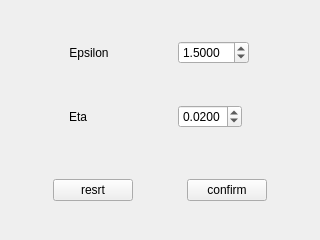
<?xml version="1.0" encoding="UTF-8"?>
<ui version="4.0">
 <class>DPParamDialog</class>
 <widget class="QDialog" name="DPParamDialog">
  <property name="geometry">
   <rect>
    <x>0</x>
    <y>0</y>
    <width>320</width>
    <height>240</height>
   </rect>
  </property>
  <property name="windowTitle">
   <string>Dialog</string>
  </property>
  <layout class="QVBoxLayout" name="verticalLayout">
   <property name="spacing">
    <number>10</number>
   </property>
   <property name="leftMargin">
    <number>0</number>
   </property>
   <property name="topMargin">
    <number>0</number>
   </property>
   <property name="rightMargin">
    <number>0</number>
   </property>
   <property name="bottomMargin">
    <number>15</number>
   </property>
   <item>
    <widget class="QWidget" name="ParamWidget" native="true">
     <layout class="QGridLayout" name="gridLayout">
      <property name="leftMargin">
       <number>0</number>
      </property>
      <property name="topMargin">
       <number>0</number>
      </property>
      <property name="rightMargin">
       <number>0</number>
      </property>
      <property name="bottomMargin">
       <number>0</number>
      </property>
      <property name="spacing">
       <number>0</number>
      </property>
      <item row="0" column="0">
       <widget class="QLabel" name="label_Epsilon">
        <property name="sizePolicy">
         <sizepolicy hsizetype="Fixed" vsizetype="Preferred">
          <horstretch>0</horstretch>
          <verstretch>0</verstretch>
         </sizepolicy>
        </property>
        <property name="text">
         <string>Epsilon</string>
        </property>
        <property name="alignment">
         <set>Qt::AlignmentFlag::AlignCenter</set>
        </property>
       </widget>
      </item>
      <item row="0" column="1">
       <widget class="QDoubleSpinBox" name="Epsilon">
        <property name="sizePolicy">
         <sizepolicy hsizetype="Fixed" vsizetype="Fixed">
          <horstretch>0</horstretch>
          <verstretch>0</verstretch>
         </sizepolicy>
        </property>
        <property name="decimals">
         <number>4</number>
        </property>
        <property name="maximum">
         <double>20.000000000000000</double>
        </property>
        <property name="singleStep">
         <double>0.100000000000000</double>
        </property>
        <property name="value">
         <double>1.500000000000000</double>
        </property>
       </widget>
      </item>
      <item row="1" column="0">
       <widget class="QLabel" name="label_Eta">
        <property name="sizePolicy">
         <sizepolicy hsizetype="Fixed" vsizetype="Preferred">
          <horstretch>0</horstretch>
          <verstretch>0</verstretch>
         </sizepolicy>
        </property>
        <property name="text">
         <string>Eta</string>
        </property>
        <property name="alignment">
         <set>Qt::AlignmentFlag::AlignCenter</set>
        </property>
       </widget>
      </item>
      <item row="1" column="1">
       <widget class="QDoubleSpinBox" name="Eta">
        <property name="sizePolicy">
         <sizepolicy hsizetype="Fixed" vsizetype="Fixed">
          <horstretch>0</horstretch>
          <verstretch>0</verstretch>
         </sizepolicy>
        </property>
        <property name="decimals">
         <number>4</number>
        </property>
        <property name="maximum">
         <double>1.000000000000000</double>
        </property>
        <property name="singleStep">
         <double>0.010000000000000</double>
        </property>
        <property name="value">
         <double>0.020000000000000</double>
        </property>
       </widget>
      </item>
     </layout>
    </widget>
   </item>
   <item>
    <widget class="QWidget" name="ButtonWidget" native="true">
     <property name="sizePolicy">
      <sizepolicy hsizetype="Preferred" vsizetype="Fixed">
       <horstretch>0</horstretch>
       <verstretch>0</verstretch>
      </sizepolicy>
     </property>
     <layout class="QHBoxLayout" name="horizontalLayout">
      <property name="spacing">
       <number>0</number>
      </property>
      <property name="leftMargin">
       <number>0</number>
      </property>
      <property name="topMargin">
       <number>0</number>
      </property>
      <property name="rightMargin">
       <number>0</number>
      </property>
      <property name="bottomMargin">
       <number>0</number>
      </property>
      <item>
       <spacer name="spacer1_hor">
        <property name="orientation">
         <enum>Qt::Orientation::Horizontal</enum>
        </property>
        <property name="sizeHint" stdset="0">
         <size>
          <width>40</width>
          <height>20</height>
         </size>
        </property>
       </spacer>
      </item>
      <item>
       <widget class="QPushButton" name="resetButton">
        <property name="text">
         <string>resrt</string>
        </property>
        <property name="autoDefault">
         <bool>false</bool>
        </property>
       </widget>
      </item>
      <item>
       <spacer name="spacer2_hor">
        <property name="orientation">
         <enum>Qt::Orientation::Horizontal</enum>
        </property>
        <property name="sizeHint" stdset="0">
         <size>
          <width>40</width>
          <height>20</height>
         </size>
        </property>
       </spacer>
      </item>
      <item>
       <widget class="QPushButton" name="confirmButton">
        <property name="text">
         <string>confirm</string>
        </property>
        <property name="autoDefault">
         <bool>false</bool>
        </property>
       </widget>
      </item>
      <item>
       <spacer name="spacer3_hor">
        <property name="orientation">
         <enum>Qt::Orientation::Horizontal</enum>
        </property>
        <property name="sizeHint" stdset="0">
         <size>
          <width>40</width>
          <height>20</height>
         </size>
        </property>
       </spacer>
      </item>
     </layout>
    </widget>
   </item>
   <item>
    <widget class="QLabel" name="label_Status">
     <property name="sizePolicy">
      <sizepolicy hsizetype="Preferred" vsizetype="Fixed">
       <horstretch>0</horstretch>
       <verstretch>0</verstretch>
      </sizepolicy>
     </property>
     <property name="text">
      <string/>
     </property>
    </widget>
   </item>
  </layout>
 </widget>
 <resources/>
 <connections/>
</ui>
